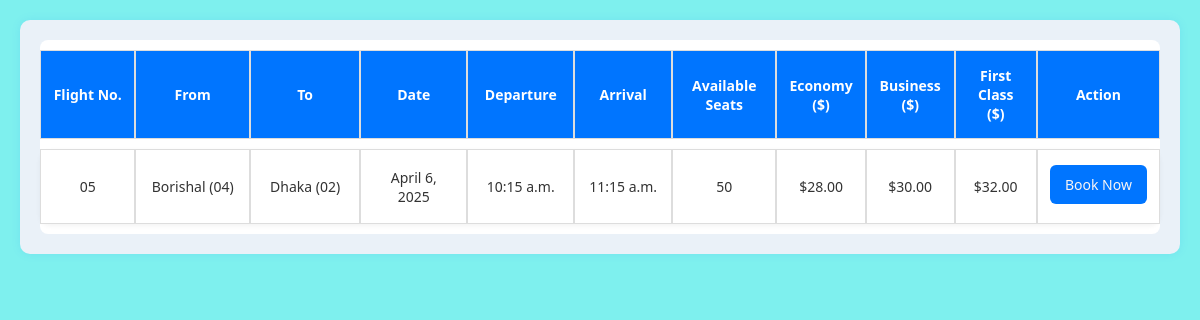
Page /flight/9/ on the committed database.
### AirLine/models.py (models this page shows, shortened)
class Flight(models.Model):
    flight_number = models.CharField(max_length=20, unique=True, verbose_name="Flight Number")
    flight_name = models.CharField(max_length=100, verbose_name="Flight Name")
    source_airport = models.ForeignKey(Airport, related_name="departing_flights", on_delete=models.CASCADE, verbose_name="Source Airport")
    destination_airport = models.ForeignKey(Airport, related_name="arriving_flights", on_delete=models.CASCADE, verbose_name="Destination Airport")
    date = models.DateField(verbose_name="Flight Date")
    departure_time = models.TimeField(null=True, blank=True, verbose_name="Departure Time")
    arrival_time = models.TimeField(null=True, blank=True, verbose_name="Arrival Time")
    available_seats = models.PositiveIntegerField(default=50, verbose_name="Available Seats")
    economy_price = models.DecimalField(max_digits=10, decimal_places=2, verbose_name="Economy Class Price")
    business_price = models.DecimalField(max_digits=10, decimal_places=2, verbose_name="Business Class Price")
    first_class_price = models.DecimalField(max_digits=10, decimal_places=2, verbose_name="First Class Price")
    created_at = models.DateTimeField(auto_now_add=True, verbose_name="Created At")
    updated_at = models.DateTimeField(auto_now=True, verbose_name="Last Updated")
    class Meta:
        verbose_name = "Flight"
        verbose_name_plural = "Flights"
        ordering = ['date', 'departure_time']

class Airport(models.Model):
    name = models.CharField(max_length=100, verbose_name="Airport Name")
    city = models.CharField(max_length=100, verbose_name="City")
    country = models.CharField(max_length=100, verbose_name="Country")
    code = models.CharField(max_length=10, unique=True, verbose_name="Airport Code (IATA/ICAO)")
    class Meta:
        verbose_name = "Airport"
        verbose_name_plural = "Airports"
        ordering = ['city', 'name']

### AirLine/views.py (the view)
# urls.py: path('flight/<int:flight_id>/', views.flight_show, name='flight_show'),
def flight_show(request, flight_id):
    flight = get_object_or_404(Flight, id=flight_id)
    source = request.GET.get('source', flight.source_airport.city)
    destination = request.GET.get('destination', flight.destination_airport.city)
    date = request.GET.get('date', flight.date)
    context = {
        'flights': [flight],
        'source': source,
        'destination': destination,
        'date': date,
    }
    return render(request, 'flight_show.html', context)

### templates/flight_show.html (shortened to what this page needs)
<!DOCTYPE html>
<html lang="en">
<head>
    <link rel="stylesheet" href="/static/css/flight_show.css">
</head>
<body>
    <div class="table-wrapper">
        <div class="actual-result-div">
            <div id="flights_div2">
                {% if flights %}
                    <table class="flight-table">
                        <thead>
                            <tr>
                                <th>Flight No.</th>
                                <th>From</th>
                                <th>To</th>
                                <th>Date</th>
                                <th>Departure</th>
                                <th>Arrival</th>
                                <th>Available Seats</th>
                                <th>Economy ($)</th>
                                <th>Business ($)</th>
                                <th>First Class ($)</th>
                                <th>Action</th>
                            </tr>
                        </thead>
                        <tbody>
                            {% for flight in flights %}
                            <tr>
                                <td>{{ flight.flight_number }}</td>
                                <td>{{ flight.source_airport.city }} ({{ flight.source_airport.code }})</td>
                                <td>{{ flight.destination_airport.city }} ({{ flight.destination_airport.code }})</td>
                                <td>{{ flight.date }}</td>
                                <td>{{ flight.departure_time }}</td>
                                <td>{{ flight.arrival_time }}</td>
                                <td>{{ flight.available_seats }}</td>
                                <td>${{ flight.economy_price }}</td>
                                <td>${{ flight.business_price }}</td>
                                <td>${{ flight.first_class_price }}</td>
                                <td>
                                    <a href="{% url 'buy_ticket' %}?flight_id={{ flight.id }}&source_id={{ flight.source_airport.id }}&destination_id={{ flight.destination_airport.id }}&departure_date={{ flight.date }}"
                                       class="details-btn">Book Now</a>
                                </td>
                            </tr>
                            {% endfor %}
                        </tbody>
                    </table>
                {% else %}
                    <p class="error">No flights found for the selected route and date.</p>
                {% endif %}
            </div>
        </div>
    </div>
</body>
</html>

### static/css/flight_show.css (style rules this page uses)
body { background-color: #7ef0ee; font-family: 'Segoe UI', Tahoma, Geneva, Verdana, sans-serif; margin: 0; padding: 20px; }
.table-wrapper { padding: 20px; background-color: #eaf1f8; border-radius: 10px; box-shadow: 0 0 10px rgba(0, 117, 255, 0.1); max-width: 1200px; margin: auto; }
.flight-table { width: 100%; border-collapse: separate; border-spacing: 0 10px; background: #fff; border-radius: 8px; font-size: 14px; color: #333; }
.flight-table thead { background-color: #0075ff; color: #fff; }
.flight-table th, .flight-table td { padding: 15px 12px; text-align: center; border: 1px solid #ddd; vertical-align: middle; }
.flight-table th:nth-child(1), .flight-table td:nth-child(1) { width: 10%; }
.flight-table th:nth-child(2), .flight-table td:nth-child(2), .flight-table th:nth-child(3), .flight-table td:nth-child(3) { width: 12%; }
.flight-table th:nth-child(4), .flight-table td:nth-child(4) { width: 12%; }
.flight-table th:nth-child(5), .flight-table td:nth-child(5), .flight-table th:nth-child(6), .flight-table td:nth-child(6) { width: 10%; }
.flight-table th:nth-child(7), .flight-table td:nth-child(7) { width: 10%; }
.flight-table th:nth-child(8), .flight-table td:nth-child(8), .flight-table th:nth-child(9), .flight-table td:nth-child(9), .flight-table th:nth-child(10), .flight-table td:nth-child(10) { width: 8%; }
.flight-table th:nth-child(11), .flight-table td:nth-child(11) { width: 10%; }
.flight-table tbody tr { min-height: 60px; height: auto; background-color: #fff; border-radius: 10px; box-shadow: 0 2px 5px rgba(0, 0, 0, 0.05); transition: background-color 0.3s; }
.details-btn { display: inline-block; background-color: #0075ff; color: rgb(249, 245, 245); border: none; padding: 10px 15px; cursor: pointer; border-radius: 6px; font-size: 14px; text-decoration: none; white-space: nowrap; overflow: hidden; text-overflow: ellipsis; max-width: 100%; box-sizing: border-box; transition: background-color 0.3s; }
.flight-table td:last-child { max-width: 110px; overflow: hidden; }

### rows in the picture
Flight: flight_number "05", source_airport.city "Borishal", source_airport.code "04", destination_airport.city "Dhaka", destination_airport.code "02", date "April 6, 2025", departure_time "10:15 a.m.", arrival_time "11:15 a.m.", available_seats "50", economy_price "28.00", business_price "30.00", first_class_price "32.00"
